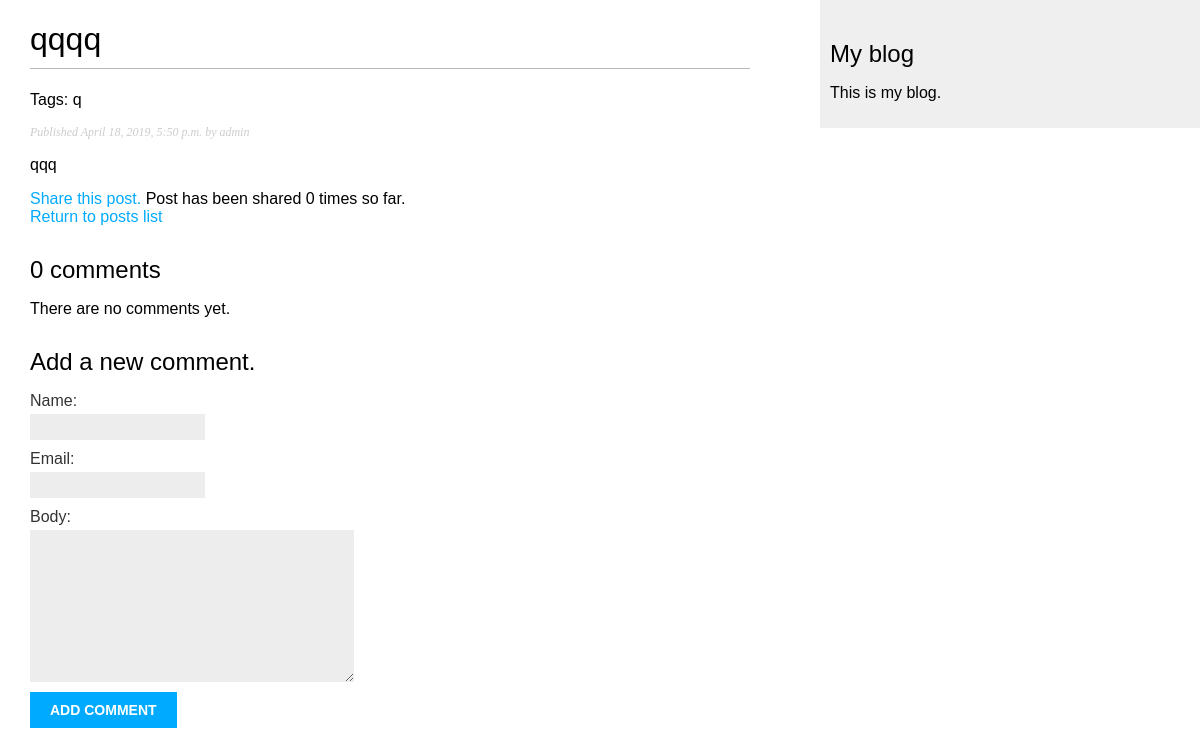
Page /blog/2019/04/18/qqqq/ on the committed database.
### blog/models.py (models this page shows, shortened)
class Post(models.Model):
    STATUS_CHOICES = (
	('draft', 'Draft'),
        ('published', 'Published'),
    )
    title = models.CharField(max_length=250)
    slug = models.SlugField(max_length=250,unique_for_date='publish')
    author = models.ForeignKey(User,related_name='blog_posts')
    body = models.TextField()
    publish = models.DateTimeField(default=timezone.now)
    created = models.DateTimeField(auto_now_add=True)
    updated = models.DateTimeField(auto_now=True)
    status = models.CharField(max_length=10,choices=STATUS_CHOICES,default='draft')
    published = PublishedManager()
    objects = models.Manager()
    tags = TaggableManager()
    sharecnt = models.IntegerField(default=0)
    class Meta:
        ordering = ('-publish',)
    def get_sharecnt(self):
        return self.sharecnt
    get_sharecnt.short_description = '# of shared posts'

### blog/views.py (the view)
# urls.py: url(r'^(?P<year>\d{4})/(?P<month>\d{2})/(?P<day>\d{2})/'r'(?P<post>[-\w]+)/$',views.post_detail,name='post_detail'),
def post_detail(request, year, month, day, post):
    post = get_object_or_404(Post, slug=post,
				    status='published',
				    publish__year=year,
				    publish__month = month,
				    publish__day = day)
    comments = post.comments.filter(active=True)
    if request.method == 'POST':
        comment_form = CommentForm(data=request.POST)
        if comment_form.is_valid():
            new_comment = comment_form.save(commit=False)
            new_comment.post = post
            new_comment.save()
    else:
        comment_form = CommentForm()
    return render(request,'blog/post/detail.html',{'post': post, 'comments': comments, 'comment_form': comment_form})

### blog/forms.py
class CommentForm(forms.ModelForm):
    class Meta:
        model = Comment
        fields = ('name', 'email', 'body')

### blog/models.py (called while the page is built)
    def get_queryset(self):
        return super(PublishedManager,self).get_queryset().filter(status='published')

### blog/templates/blog/post/detail.html (shortened to what this page needs)
{% extends "blog/base.html" %}
{% block content %}
 <h1>{{ post.title }}</h1>
 <p class="tags">
     Tags: {{ post.tags.all|join:", "}}
 </p>
 <p class="date">
  Published {{ post.publish }} by {{ post.author }}
 </p>
 {{ post.body|linebreaks }}
 <p>
    <a href="{% url "blog:post_share" post.id %}">
	Share this post.
    </a>
     Post has been shared {{ post.sharecnt }} time{{ post.sharecnt|pluralize }} so far.
    <br />
    <a href="{% url "blog:post_list" %}">
	Return to posts list
    </a>
 </p>
 {% with comments.count as total_comments %}
 <h2>
    {{ total_comments }} comment{{ total_comments|pluralize }}
 </h2>
 {% endwith %}
 {% for comment in comments %}
    <div class="comment">
        <p class="info">
         Comment {{ foorloop.counter }} by {{ comment.name }}
         {{ comment.created }}
        </p>
        {{ comment.body|linebreaks }}
    </div>
 {% empty %}
  <p>There are no comments yet. </p>
 {% endfor %}
 {% if new_comment %}
    <h2>Your comment has been added.</h2>
 {% else %}
    <h2>Add a new comment.</h2>
    <form action="." method="post">
	{{ comment_form.as_p }}
	<p><input type="submit" value="Add comment"></p>
    </form>
 {% endif %}
{% endblock %}

### blog/static/css/blog.css (style rules this page uses)
body { margin:0; padding:0; font-family:helvetica, sans-serif; }
a { color:#00abff; text-decoration:none; }
h1 { font-weight:normal; border-bottom:1px solid #bbb; padding:0 0 10px 0; }
h2 { font-weight:normal; margin:30px 0 0; }
p.date { color:#ccc; font-family: georgia, serif; font-size: 12px; font-style: italic; }
label { float:left; clear:both; color:#333; margin-bottom:4px; }
input, textarea { clear:both; float:left; margin:0 0 10px; background:#ededed; border:0; padding:6px 10px; font-size:12px; }
input[type=submit] { font-weight:bold; background:#00abff; color:#fff; padding:10px 20px; font-size:14px; text-transform:uppercase; }

### rows in the picture
Post: title "qqqq", tags.all "q", publish "April 18, 2019, 5:50 p.m.", author "admin", body "qqq", sharecnt "0"

### other values in the picture
{{ total_comments }} "0"
